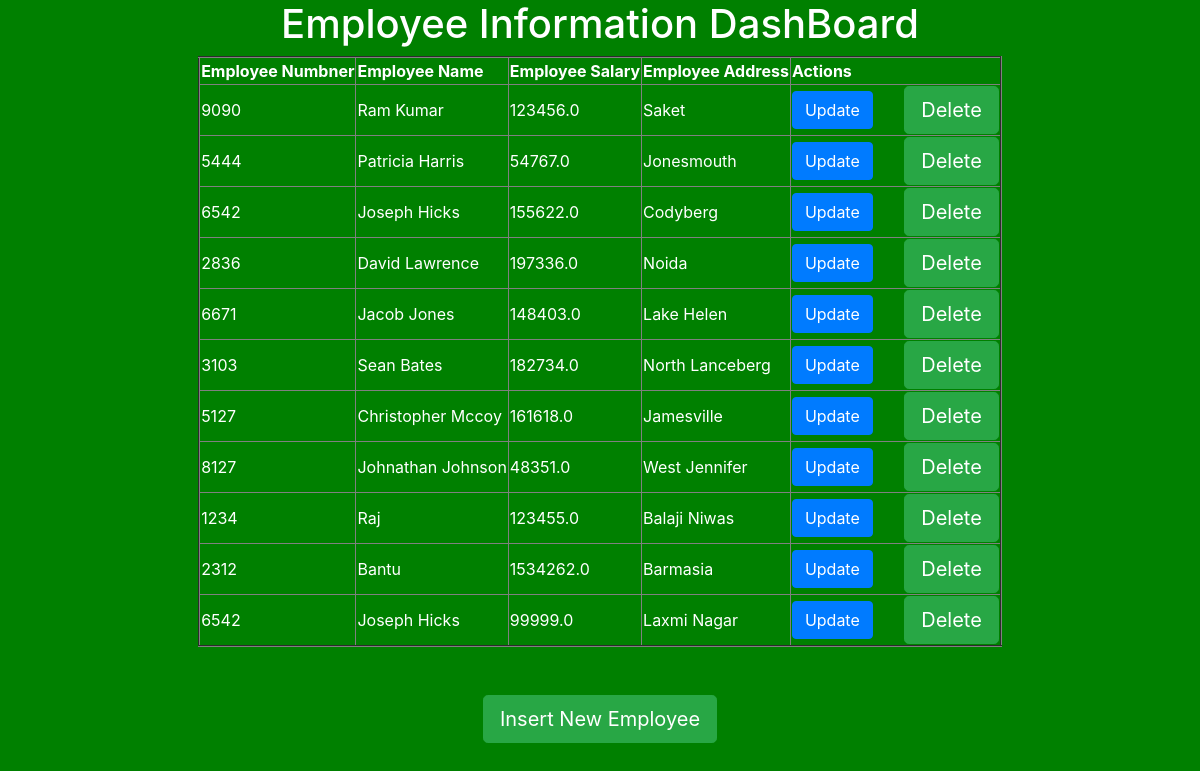
The page /emp/ on the database its author committed.
### testapp/models.py (models this page shows)
class Employee (models.Model):
    eno = models.IntegerField()
    ename = models.CharField(max_length=64)
    esal = models.FloatField()
    eaddr = models.CharField(max_length=256)

### testapp/views.py (the view)
# urls.py: path('emp/',views.retrieve_view),
def retrieve_view(request):
    emp_list = Employee.objects.all()
    return render(request,'testapp/index2.html',{'emp_list':emp_list})

### templates/testapp/index2.html
<!DOCTYPE html>
{% extends 'testapp/base2.html'%}
{% block body_block %}
<h1>Employee Information DashBoard </h1>
<table border=2>
  <thead>
    <th>Employee Numbner</th>
    <th>Employee Name</th>
    <th>Employee Salary</th>
    <th>Employee Address</th>
    <th>Actions</th>
  </thead>
  {% for emp in emp_list %}
    <tr>
      <td>{{emp.eno}}</td>
      <td>{{emp.ename}}</td>
      <td>{{emp.esal}}</td>
      <td>{{emp.eaddr}}</td>
      <td><a href="/update/{{emp.id}}" class= 'btn btn-primary'>Update</a> &nbsp &nbsp &nbsp <a href="/delete/{{emp.id}}" class='btn btn-success btn-lg'> Delete</a></td>
    </tr>
    {% endfor %}
</table><br><br>
    <a href="/insert" class= 'btn btn-lg btn-success'>Insert New Employee</a>
{% endblock %}

### templates/testapp/base2.html (shortened to what this page needs)
<!DOCTYPE html>
<html lang="en" dir="ltr">
  <head>
    <link rel="stylesheet" href="https://cdn.jsdelivr.net/npm/bootstrap@4.6.1/dist/css/bootstrap.min.css">
  </head>
  <body>
    <div class="container" align='center'>
      {% block body_block %}
      {% endblock %}
    </div>
  </body>
</html>

### templates/testapp/base2.html (style rules this page uses)
body { background:green; color:white; }
a { color:yellow; }

### rows shown on the page
Employee: eno "9090", ename "Ram Kumar", esal "123456.0", eaddr "Saket"
Employee: eno "5444", ename "Patricia Harris", esal "54767.0", eaddr "Jonesmouth"
Employee: eno "6542", ename "Joseph Hicks", esal "155622.0", eaddr "Codyberg"
Employee: eno "2836", ename "David Lawrence", esal "197336.0", eaddr "Noida"
Employee: eno "6671", ename "Jacob Jones", esal "148403.0", eaddr "Lake Helen"
Employee: eno "3103", ename "Sean Bates", esal "182734.0", eaddr "North Lanceberg"
Employee: eno "5127", ename "Christopher Mccoy", esal "161618.0", eaddr "Jamesville"
Employee: eno "8127", ename "Johnathan Johnson", esal "48351.0", eaddr "West Jennifer"
Employee: eno "1234", ename "Raj", esal "123455.0", eaddr "Balaji Niwas"
Employee: eno "2312", ename "Bantu", esal "1534262.0", eaddr "Barmasia"
Employee: eno "6542", ename "Joseph Hicks", esal "99999.0", eaddr "Laxmi Nagar"
